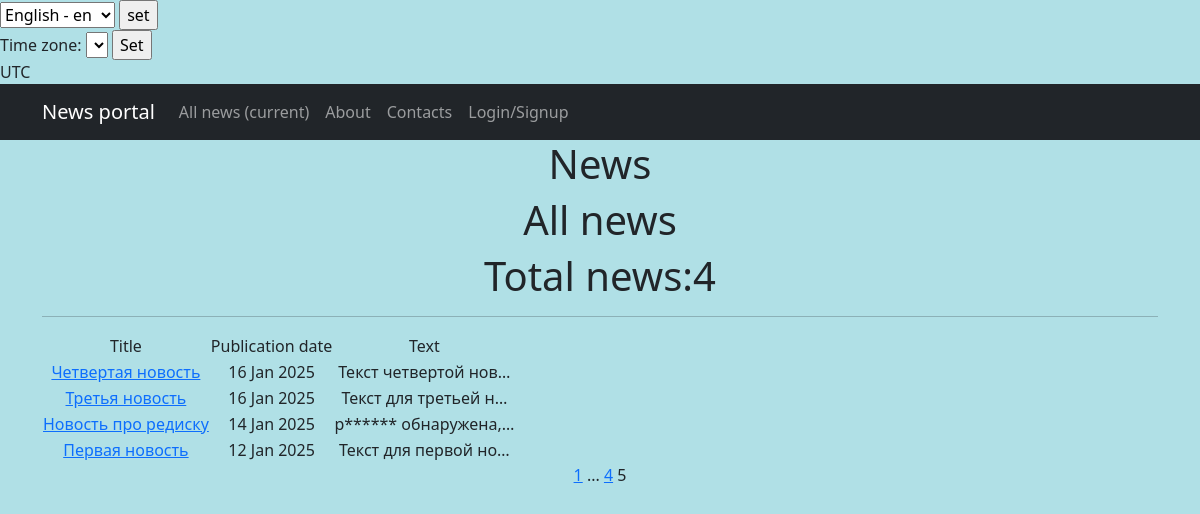
Before: /news/?page=5 with the older database file.
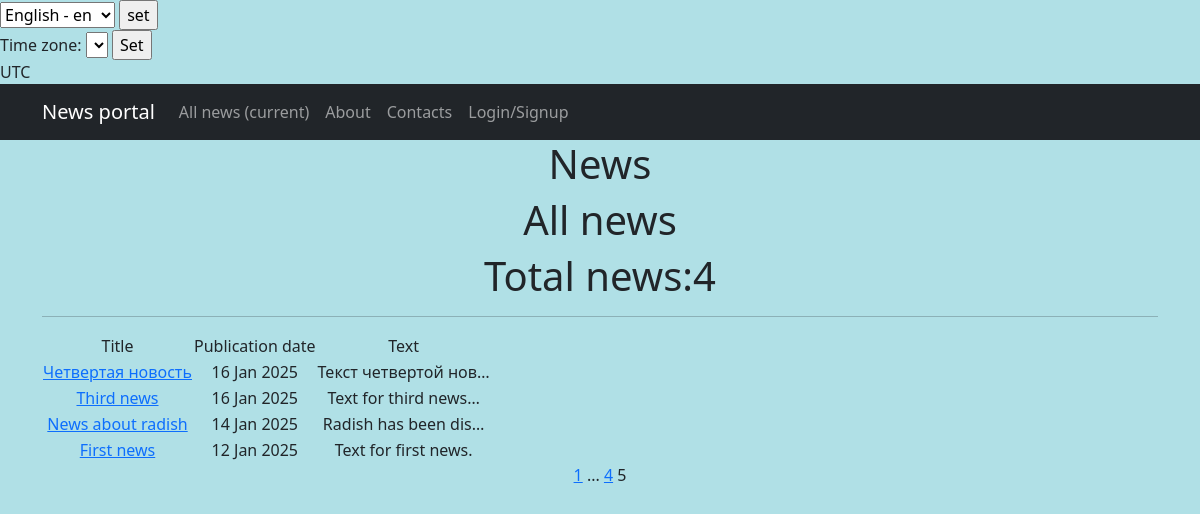
After: the same page with the newer database file.
### news_app/models.py (models this page shows, shortened)
class Post(models.Model):
    ARTICLE = 'AR'
    NEWS = 'NW'
    POST_TYPES = [
        (ARTICLE, 'Article'),
        (NEWS, 'News'),
    ]
    author = models.ForeignKey(Author, on_delete=models.CASCADE)
    type = models.CharField(max_length=2, choices=POST_TYPES, default=NEWS)
    created_at = models.DateTimeField(auto_now_add=True)
    categories = models.ManyToManyField(Category, through='PostCategory', verbose_name = pgettext_lazy('help text for Post model', 'This is the help text'),)
    title = models.CharField(max_length=128)
    text = models.TextField()
    rating = models.IntegerField(default=0)
    is_active = models.BooleanField(default=True)

### news_app/views.py (the view)
# urls.py: path('news/', NewsListView.as_view(), name='news_list'),  #'news_app.urls'
class NewsListView(ListView):
    model = Post
    ordering = 'created_at'
    template_name = 'news_list.html'  # шаблон для списка новостей
    context_object_name = 'posts'
    paginate_by = 10
    def get_queryset(self):
        return Post.objects.filter(type='NW').order_by('-created_at')

### news_app/templatetags/censor_filters.py (called while the page is built)
@register.filter(name='censor')
def censor(value):
    if not isinstance(value, str):
        raise ValueError("Censor filter can only be applied to strings.")
    for word in BAD_WORDS:
        value = value.replace(word, f"{word[0]}{'*' * (len(word) - 1)}")
        value = value.replace(word.capitalize(), f"{word[0]}{'*' * (len(word) - 1)}")
    return value

### templates/news_list.html (shortened to what this page needs)
{% extends 'news.html' %}
{% load i18n %}
{% block content %}
    <h1>{% trans "News" %}</h1>
    {{ block.super }}
{% endblock content %}

### templates/news.html (shortened to what this page needs)
{% extends 'flatpages/default.html' %}
{% load censor_filters %}
{% load i18n %}
            {% get_available_languages as LANGUAGES %}
            {% get_language_info_list for LANGUAGES as languages %}
{% block content %}
    <h1>{% trans "All news" %}</h1>
    <h1>{% trans "Total news:" %}{{ posts|length }}</h1>
    <hr>
    {% if posts %}
        <table>
            <tr>
                <td>{% trans "Title" %}</td>
                <td>{% trans "Publication date"%}</td>
                <td>{% trans "Text" %}</td>
            </tr>
            {% for post in posts %}
            <tr>
                <td>
                    <a href="{% url 'post_detail' post.pk %}">{{ post.title|censor }}</a>
                </td>
                <td>{{ post.created_at|date:'d M Y'  }}</td>
                <td>{{ post.text|truncatechars:20|censor }}</td>
            </tr>
            {% endfor %}
        </table>
    {% else %}
        <h2>{% trans "There is no news!" %}</h2>
    {% endif %}
    {% if page_obj.has_previous %}
        <a href="?page=1">1</a>
        {% if page_obj.previous_page_number != 1 %}
            ...
            <a href="?page={{ page_obj.previous_page_number }}">{{ page_obj.previous_page_number }}</a>
        {% endif %}
    {% endif %}
    {{ page_obj.number }}
{% endblock content %}

Changed rows visible on the page:
changed Post: title|censor "Третья новость" → "Third news"; text|censor "Текст для третьей н…" → "Text for third news…"
changed Post: title|censor "Новость про редиску" → "News about radish"; text|censor "р****** обнаружена,…" → "Radish has been dis…"
changed Post: title|censor "Первая новость" → "First news"; text|censor "Текст для первой но…" → "Text for first news."
